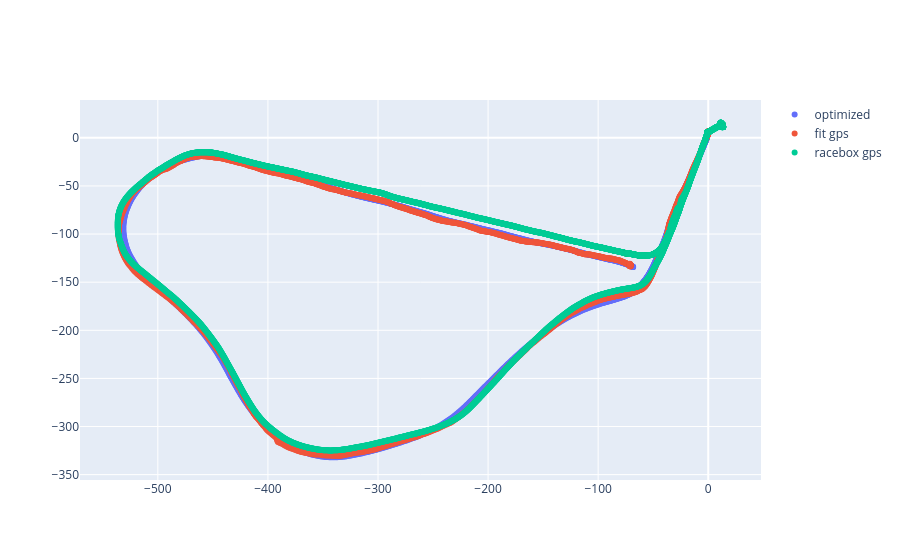

The code cell stored with this chart in its notebook:
### Code cell
pose_arr = np.array([pose.translation() for pose in optimized_poses])
fig = go.Figure()
timestamps = fit_gps.index[:len(optimized_poses)]
fig.add_trace(go.Scatter(x=pose_arr[:, 0], y=pose_arr[:, 1], mode='markers', name='optimized', hovertext=[f'timestamp: {ts}' for ts in timestamps]))
fig.add_trace(go.Scatter(x=fit_enu.x, y=fit_enu.y, mode='markers', name='fit gps', hovertext=[f'timestamp: {ts}' for ts in timestamps]))
fig.add_trace(go.Scatter(x=racebox_enu.x, y=racebox_enu.y, mode='markers', name='racebox gps', hovertext=[f'timestamp: {ts}' for ts in racebox_enu.index]))
fig.show()

### Figure 1 — Plotly figure (JSON) as saved in the notebook; plotly's stock layout.template omitted (floating-point values rounded to 4 significant figures; data arrays with more than 128 entries replaced by an {"elided": "..."} marker saying what was removed)
{"data": [{"hovertext": {"elided": "1672 str values"}, "mode": "markers", "name": "optimized", "type": "scatter", "x": {"elided": "1672 float values"}, "y": {"elided": "1672 float values"}}, {"hovertext": {"elided": "1672 str values"}, "mode": "markers", "name": "fit gps", "type": "scatter", "x": {"elided": "1692 float values"}, "y": {"elided": "1692 float values"}}, {"hovertext": {"elided": "5597 str values"}, "mode": "markers", "name": "racebox gps", "type": "scatter", "x": {"elided": "5597 float values"}, "y": {"elided": "5597 float values"}}], "layout": {}}
